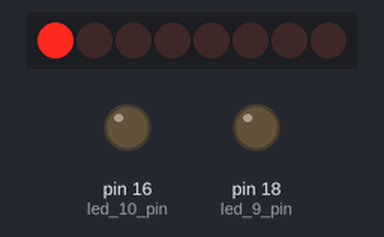
The program below on a simulated Raspberry Pi (header pin numbers). Parts: 8 shift-register outputs drawn as a row of LEDs (first output left, lit = HIGH), output pins drawn as LEDs (lit = HIGH). Pins used as bus, display or sensor lines are not drawn.

Above: at 0.5 s.
At 2.5 s:
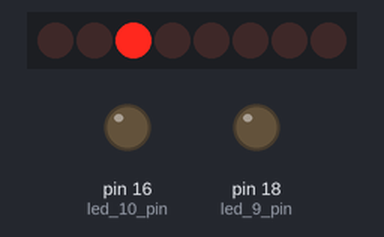
At 4.5 s:
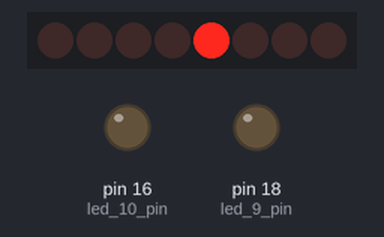
At 6.5 s:
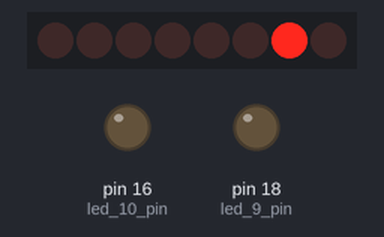
At 8.5 s:
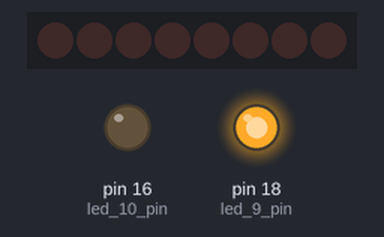
At 17.6 s:
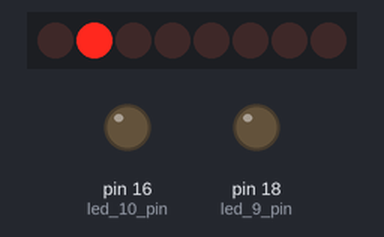
Timing chart, 0 to 18.6 s (numbered marks = the images above):
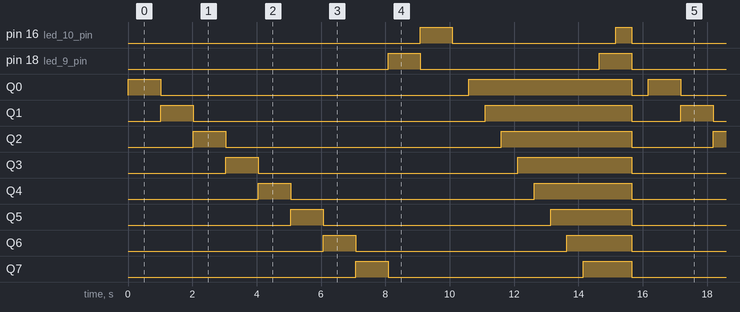

The program:

27.shift_register.py
```python
import RPi.GPIO as GPIO
import time

GPIO.setmode(GPIO.BOARD)

data_pin = 12
latch_pin = 10
clock_pin = 8

led_9_pin = 18
led_10_pin = 16

GPIO.setup(data_pin, GPIO.OUT)
GPIO.setup(latch_pin, GPIO.OUT)
GPIO.setup(clock_pin, GPIO.OUT)
GPIO.setup(led_9_pin, GPIO.OUT)
GPIO.setup(led_10_pin, GPIO.OUT)

GPIO.output(data_pin, GPIO.LOW)
GPIO.output(latch_pin, GPIO.LOW)
GPIO.output(clock_pin, GPIO.LOW)
GPIO.output(led_9_pin, GPIO.LOW)
GPIO.output(led_10_pin, GPIO.LOW)


def shift(buffer):
    for i in range(0, 8):
        GPIO.output(data_pin, 128 & (buffer << i))
        GPIO.output(clock_pin, GPIO.HIGH)
        time.sleep(0.001)
        GPIO.output(clock_pin, GPIO.LOW)

    GPIO.output(latch_pin, GPIO.HIGH)
    time.sleep(0.001)
    GPIO.output(latch_pin, GPIO.LOW)


def individual():
    for led_value in [
        0b00000001,
        0b00000010,
        0b00000100,
        0b00001000,
        0b00010000,
        0b00100000,
        0b01000000,
        0b10000000,
    ]:
        shift(led_value)
        time.sleep(1)

    shift(0)

    GPIO.output(led_9_pin, GPIO.HIGH)
    time.sleep(1)
    GPIO.output(led_9_pin, GPIO.LOW)

    GPIO.output(led_10_pin, GPIO.HIGH)
    time.sleep(1)
    GPIO.output(led_10_pin, GPIO.LOW)


def charging():
    for led_value in [
        0b00000001,
        0b00000011,
        0b00000111,
        0b00001111,
        0b00011111,
        0b00111111,
        0b01111111,
        0b11111111,
    ]:
        shift(led_value)
        time.sleep(0.5)

    GPIO.output(led_9_pin, GPIO.HIGH)
    time.sleep(0.5)
    GPIO.output(led_10_pin, GPIO.HIGH)
    time.sleep(0.5)

    GPIO.output(led_9_pin, GPIO.LOW)
    GPIO.output(led_10_pin, GPIO.LOW)
    shift(0)


try:
    while True:
        individual()
        time.sleep(0.5)

        charging()
        time.sleep(0.5)
except KeyboardInterrupt:
    pass
finally:
    shift(0)
    GPIO.cleanup()
```

Measured:
- by itself, pin 16 (led_10_pin): LOW → HIGH at 9.1 s, → LOW 1.0 s later, → HIGH 5.1 s later, → LOW 0.50 s later, … (8 changes in this stretch)
- by itself, pin 18 (led_9_pin): LOW → HIGH at 8.1 s, → LOW 1.0 s later, → HIGH 5.6 s later, → LOW 1.0 s later, … (8 changes in this stretch)
- by itself, Q0: repeats every 16.2 s: LOW 9.6 s, HIGH 5.1 s, LOW 0.51 s, HIGH 1.0 s
- by itself, Q1: repeats every 16.2 s: LOW 9.1 s, HIGH 4.6 s, LOW 1.5 s, HIGH 1.0 s
- by itself, Q2: repeats every 16.2 s: LOW 8.6 s, HIGH 4.1 s, LOW 2.5 s, HIGH 1.0 s
- by itself, Q3: repeats every 16.2 s: LOW 8.1 s, HIGH 3.5 s, LOW 3.5 s, HIGH 1.0 s
- by itself, Q4: repeats every 16.2 s: LOW 7.6 s, HIGH 3.0 s, LOW 4.5 s, HIGH 1.0 s
- by itself, Q5: repeats every 16.2 s: LOW 7.1 s, HIGH 2.5 s, LOW 5.6 s, HIGH 1.0 s
